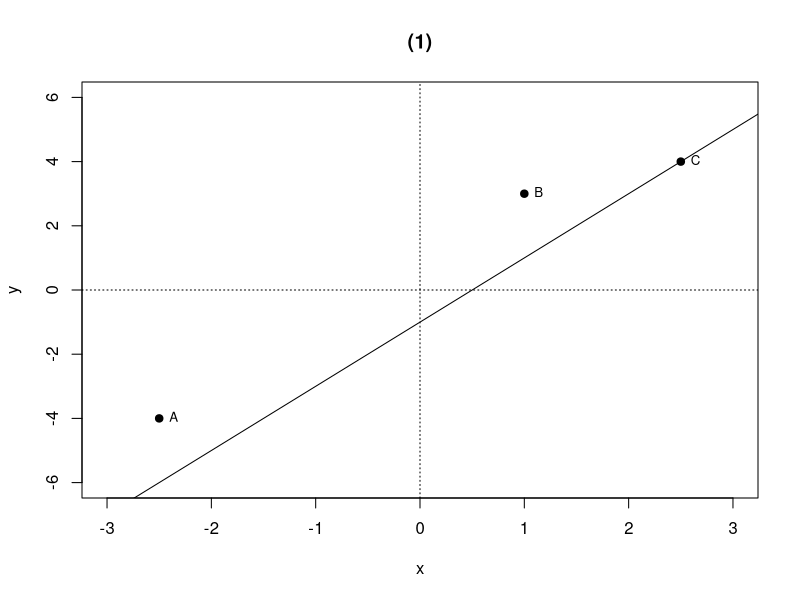

R code for this plot: (Note: this script raises an error after producing the figure.)
setwd("C:/Users/18904/Github/junior-mathematics/codes")

# week109 figures

draw1 = function(){
  cairo_pdf("../figures/week109-1.pdf", width=4, height=4, family="sans")
  plot(0, 0, type="n", xlim=c(-3, 3), ylim=c(-6, 6), xlab="x", ylab="y", main="(1)")
  abline(h=0, v=0, lty=3)
  abline(a=-1, b=2, lty=1)
  points(-2.5, -4, pch=19); points(1, 3, pch=19); points(2.5, 4, pch=19)
  text(-2.5, -4, "A", pos=4, cex=0.8)
  text(1, 3, "B", pos=4, cex=0.8)
  text(2.5, 4, "C", pos=4, cex=0.8)
  dev.off()
  svglite::svglite("../figures/week109-1.svg", width=4, height=4)
  plot(0, 0, type="n", xlim=c(-3, 3), ylim=c(-6, 6), xlab="x", ylab="y", main="(1)")
  abline(h=0, v=0, lty=3)
  abline(a=-1, b=2, lty=1)
  points(-2.5, -4, pch=19); points(1, 3, pch=19); points(2.5, 4, pch=19)
  text(-2.5, -4, "A", pos=4, cex=0.8)
  text(1, 3, "B", pos=4, cex=0.8)
  text(2.5, 4, "C", pos=4, cex=0.8)
  dev.off()
}

draw2 = function(){
  xs = seq(-3, 3, length.out=100)
  ys = xs^2 + 1
  cairo_pdf("../figures/week109-2.pdf", width=4, height=4, family="sans")
  plot(0, 0, type="n", xlim=c(-3, 3), ylim=c(0, 6), xlab="x", ylab="y", main="(2)")
  abline(h=0, v=0, lty=3)
  lines(xs, ys, lty=1)
  dev.off()
  svglite::svglite("../figures/week109-2.svg", width=4, height=4)
  plot(0, 0, type="n", xlim=c(-3, 3), ylim=c(0, 6), xlab="x", ylab="y", main="(2)")
  abline(h=0, v=0, lty=3)
  lines(xs, ys, lty=1)
  dev.off()
}

draw3 = function(){
  cairo_pdf("../figures/week109-3.pdf", width=4, height=4, family="sans")
  plot(0, 0, type="n", xlim=c(0, 5), ylim=c(0, 15), xlab="a", ylab="C", main="(3)")
  abline(h=0, v=0, lty=3)
  abline(a=0, b=3, lty=1)
  dev.off()
  svglite::svglite("../figures/week109-3.svg", width=4, height=4)
  plot(0, 0, type="n", xlim=c(0, 5), ylim=c(0, 15), xlab="a", ylab="C", main="(3)")
  abline(h=0, v=0, lty=3)
  abline(a=0, b=3, lty=1)
  dev.off()
}

draw4 = function(){
  cairo_pdf("../figures/week109-4.pdf", width=4, height=4, family="sans")
  plot(0, 0, type="n", xlim=c(0, 10), ylim=c(0, 250), xlab="t(min)", ylab="s(m)", main="(4)")
  abline(h=0, v=0, lty=3)
  abline(a=200, b=-25, lty=1)
  dev.off()
  svglite::svglite("../figures/week109-4.svg", width=4, height=4)
  plot(0, 0, type="n", xlim=c(0, 10), ylim=c(0, 250), xlab="t(min)", ylab="s(m)", main="(4)")
  abline(h=0, v=0, lty=3)
  abline(a=200, b=-25, lty=1)
  dev.off()
}

draw5 = function(){
  cairo_pdf("../figures/week109-5.pdf", width=4, height=4, family="sans")
  plot(0, 0, type="n", xlim=c(-5, 5), ylim=c(-5, 5), xlab="x", ylab="y", main="(5)")
  abline(h=0, v=0, lty=3)
  abline(a=0, b=0.5, lty=1)
  dev.off()
  svglite::svglite("../figures/week109-5.svg", width=4, height=4)
  plot(0, 0, type="n", xlim=c(-5, 5), ylim=c(-5, 5), xlab="x", ylab="y", main="(5)")
  abline(h=0, v=0, lty=3)
  abline(a=0, b=0.5, lty=1)
  dev.off()
}

draw6 = function(){
  xs = seq(0.5, 6, length.out=100)
  ys = 3/xs
  cairo_pdf("../figures/week109-6.pdf", width=4, height=4, family="sans")
  plot(0, 0, type="n", xlim=c(0, 6), ylim=c(0, 6), xlab="x", ylab="y", main="(6)")
  abline(h=0, v=0, lty=3)
  lines(xs, ys, lty=1)
  dev.off()
  svglite::svglite("../figures/week109-6.svg", width=4, height=4)
  plot(0, 0, type="n", xlim=c(0, 6), ylim=c(0, 6), xlab="x", ylab="y", main="(6)")
  abline(h=0, v=0, lty=3)
  lines(xs, ys, lty=1)
  dev.off()
}

draw7 = function(){
  cairo_pdf("../figures/week109-7.pdf", width=4, height=4, family="sans")
  plot(0, 0, type="n", xlim=c(0, 100), ylim=c(0, 600), xlab="x(s)", ylab="y(m)", main="(7)")
  abline(h=0, v=0, lty=3)
  abline(a=500, b=-5, lty=1)
  dev.off()
  svglite::svglite("../figures/week109-7.svg", width=4, height=4)
  plot(0, 0, type="n", xlim=c(0, 100), ylim=c(0, 600), xlab="x(s)", ylab="y(m)", main="(7)")
  abline(h=0, v=0, lty=3)
  abline(a=500, b=-5, lty=1)
  dev.off()
}

draw1(); draw2(); draw3(); draw4(); draw5(); draw6(); draw7()
